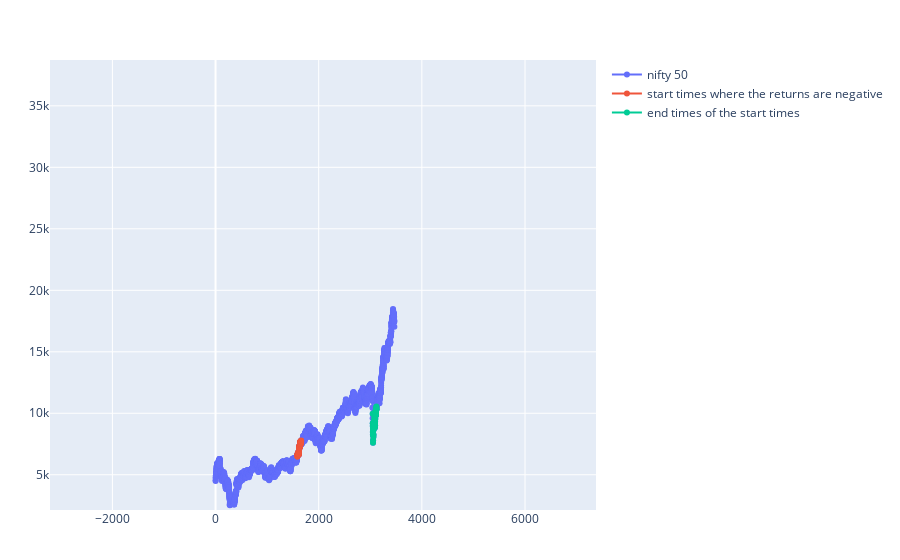

Source (notebook cell):
### Markdown cell above
The following graph is interesting. the red is the start time where the returns are negative. we can infer that it happened because of the market crash in 2020

### Code cell
trace1 = scatter(x=1:length(d["^NSEI"].intDates), y=d["^NSEI"].prices,
                    mode="lines+markers",
                    name="nifty 50")
trace2 = scatter(x=1587:1660, y=d["^NSEI"].prices[1587:1660],
                    mode="lines+markers",
                    name="start times where the returns are negative")
add = 4*365
trace3 = scatter(x=(1587+add):(1660+add), y=d["^NSEI"].prices[(1587+add):(1660+add)],
                    mode="lines+markers",
    name="end times of the start times")

plot([trace1, trace2, trace3])
